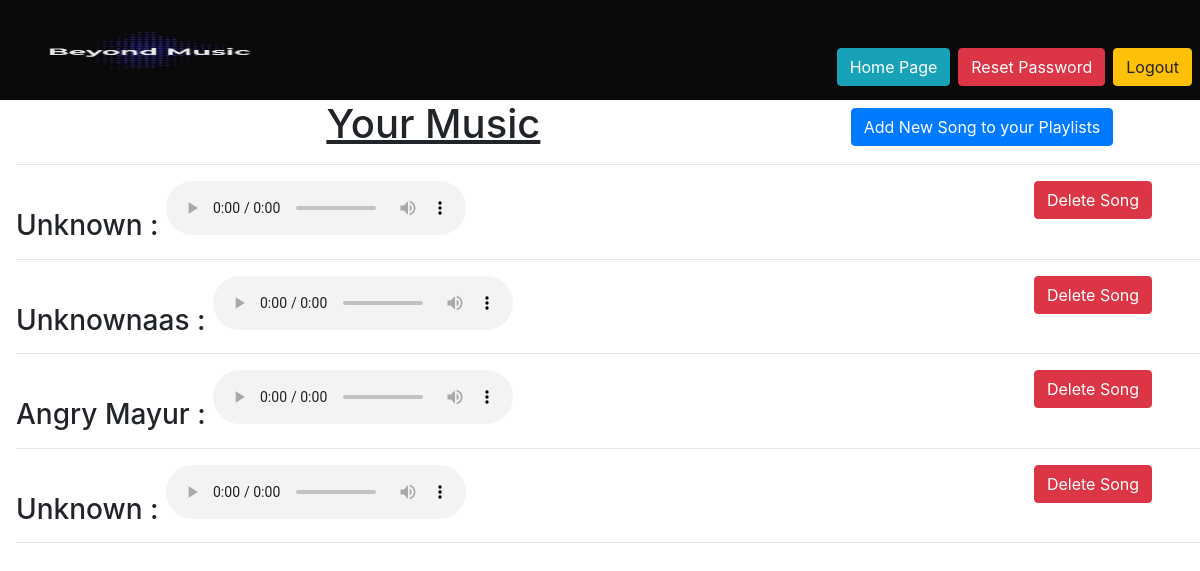
/playlist/ (signed in), run on an earlier commit of the app's database.
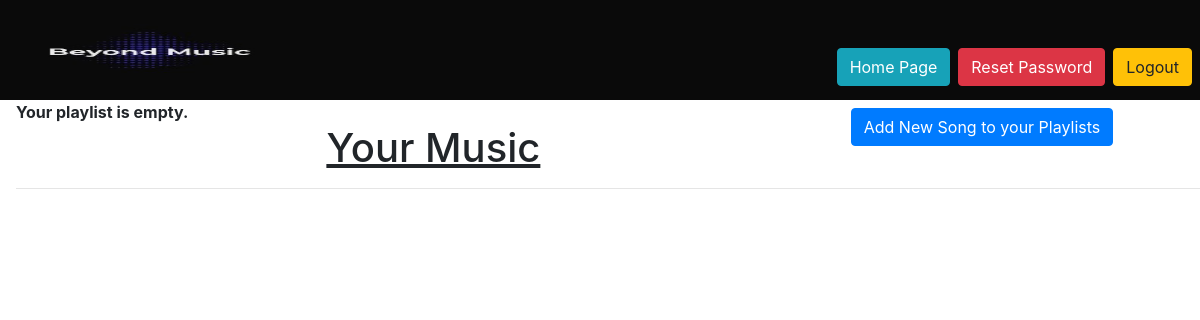
And on a later commit of the database.
### playlist/models.py (models this page shows, shortened)
class Song(models.Model):
    choices = ((0, 'happy'),
               (1, 'angry'),
               (2, 'sad'),
               (3, 'neutral'),
               (4, 'general'))
    user = models.ForeignKey(User, on_delete=models.CASCADE)
    track = models.FileField(upload_to='Songs')
    type = models.IntegerField(choices)
    name = models.CharField(max_length=30, default="Unknown", blank=True)

### playlist/views.py (the view)
# urls.py: path('',views.general,name='general'),
@login_required(login_url='accounts:login')
def general(request):
    user = request.user
    songs = Song.objects.all().filter(user=user)
    if len(songs)==0:
        messages.info(request,f'Your playlist is empty.')
    return render(request, 'playlist/general.html', {'songs': songs})

### playlist/templates/playlist/general.html
{% extends 'base_layout.html' %}
{% block content %}
<a href="{% url 'playlist:song' %}" class="btn btn-primary mt-2" style="float:right;">Add New Song to your Playlists</a>
{% if messages %}
{% for message in messages %}
<strong>{{message}}</strong>
{% endfor %}
{% endif %}
<h1 align="center"><u>Your Music</u></h1><hr>
{% for song in songs %}
<h3 class="mt-3">{{song.name}} :
    <audio controls>
        <source src="{{song.track.url}}" type="audio/mp3">
    </audio><a href="{% url 'playlist:delete' type=4 id=song.id %}" class="btn btn-danger mr-5" style="float:right;">Delete Song</a>
</h3><hr>
{% endfor %}
{% endblock %}

### templates/base_layout.html (shortened to what this page needs)
{% load static %}
<html lang="en">
<head>
    <link rel="stylesheet" href = "{%static 'style.css'%}">
    <link rel="stylesheet" href="https://maxcdn.bootstrapcdn.com/bootstrap/4.0.0/css/bootstrap.min.css">
</head>
<body>
    <header>
        <div class="logo">
            <a href="{% url 'startpage' %}"><img class="logoo" src="{% static 'logo.jpg' %}"></a>
            {% if user.is_authenticated%}
            <form class="logout-link mt-5 mr-2" action="{%url 'accounts:logout'%}" method="post" style="float:right;">
                <input type="submit" value="Logout" class="btn btn-warning mt-10">
            </form>
            <a href="{%url 'accounts:reset'%}" class="btn btn-danger mt-5 mr-2" style="float:right;"> Reset Password</a>
            {% else %}
            <a class="btn btn-success mt-5 mr-3" href="{% url 'accounts:login' %}" style="float:right;">Login</a>
            {% endif %}
            <a href="{% url 'startpage' %}" class="btn btn-info mt-5 mr-2" style="float:right;">Home Page</a>
        </div>
        <div class="wrapper mt-0 ml-3">
            {% block content %}
            {% endblock %}
        </div>
    </header>
</body>
</html>

### static/style.css (style rules this page uses)
.logoo { height:100px; width:300px; }
.logo { height:100 px; width:100%; background-color : #0A0A0A; }

What changed in the data, as far as the page shows it:
removed Song: name "Unknown"
removed Song: name "Unknownaas"
removed Song: name "Angry Mayur"
removed Song: name "Unknown"
Also different on the page:
new list line: "Your playlist is empty."
